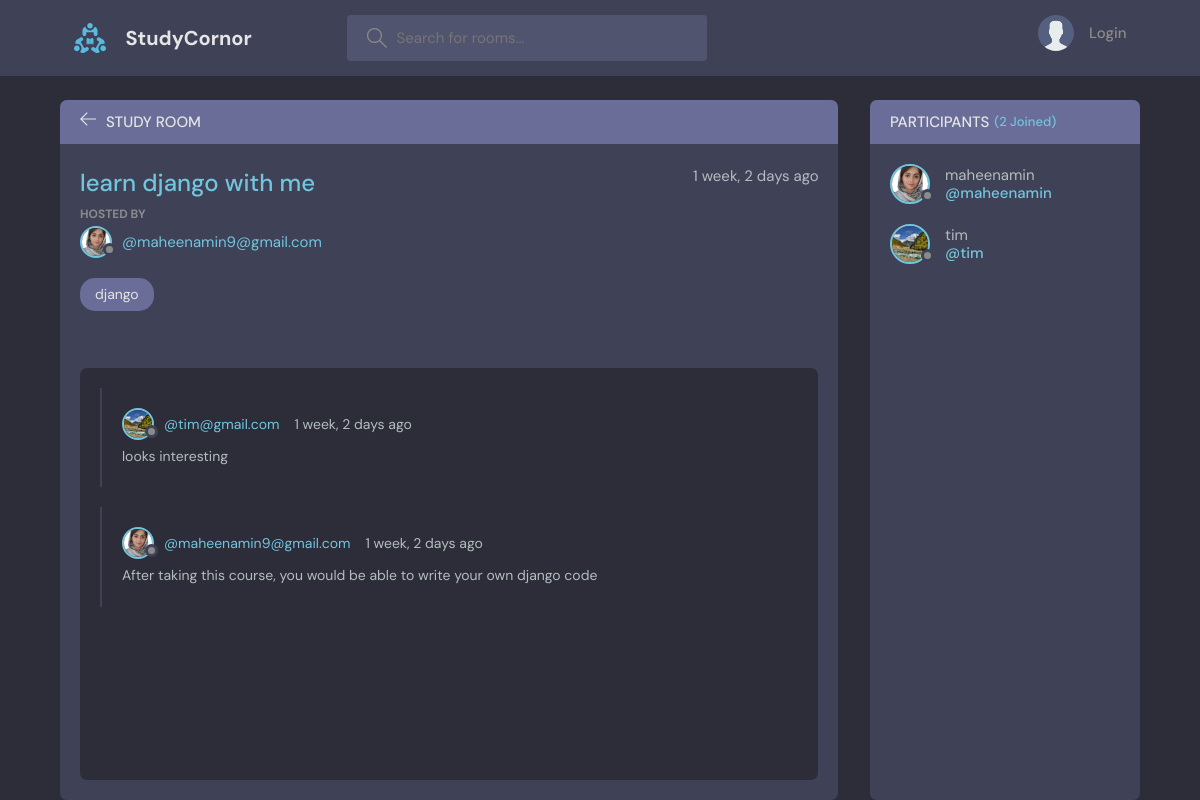
Page /room/3/ on the committed database.
### base/models.py (models this page shows, shortened)
class Room(models.Model):
    host = models.ForeignKey(User, on_delete=models.SET_NULL, null=True)
    topic = models.ForeignKey(Topic, on_delete=models.SET_NULL, null=True)
    name = models.CharField(max_length=200)
    description = models.TextField(null=True, blank=True)
    participants = models.ManyToManyField(User, related_name='participants', blank=True)
    updated  = models.DateTimeField(auto_now=True)
    created = models.DateTimeField(auto_now_add=True)
    class Meta:
        ordering = ["-updated", "-created"]

class User(AbstractUser):
    name = models.CharField(max_length=200, null=True)
    email = models.EmailField(unique=True)
    bio = models.TextField(null=True)
    avatar = models.ImageField(null=True, default='avatar.svg')
    USERNAME_FIELD = 'email'
    REQUIRED_FIELDS = []

class Topic(models.Model):
    name = models.CharField(max_length=200)
    def __str__(self):
        return self.name

class Message(models.Model):
    user = models.ForeignKey(User, on_delete=models.CASCADE)
    room = models.ForeignKey(Room, on_delete=models.CASCADE)
    body = models.TextField()
    updated = models.DateTimeField(auto_now=True)
    created = models.DateTimeField(auto_now_add=True)
    class Meta:
        ordering = ["-updated", "-created"]

### base/views.py (the view, shortened to what this page needs)
# urls.py: path('room/<int:pk>/', views.room, name="room"),
def room(request, pk):
    room = Room.objects.get(id=pk)
    roomMessages = room.message_set.all()
    participants = room.participants.all()
    context = {'room': room, 'roomMessages': roomMessages, 'participants': participants}
    return render(request, "base/room.html", context)

### base/templates/base/room.html (shortened to what this page needs)
{% extends 'base.html' %}
{% block content %}
<main class="profile-page layout layout--2">
  <div class="container">
    <div class="room">
      <div class="room__top">
        <div class="room__topLeft">
          <a href={% url 'home' %}>
            <svg version="1.1" xmlns="http://www.w3.org/2000/svg" width="32" height="32" viewBox="0 0 32 32">
              <title>arrow-left</title>
              <path
                d="M13.723 2.286l-13.723 13.714 13.719 13.714 1.616-1.611-10.96-10.96h27.625v-2.286h-27.625l10.965-10.965-1.616-1.607z"
              ></path>
            </svg>
          <h3>Study Room</h3>
        </div>
      </div>
      <div class="room__box scroll">
        <div class="room__header scroll">
          <div class="room__info">
            <h3>{{ room.name }}</h3>
            <span>{{ room.created|timesince }} ago</span>
          </div>
          <div class="room__hosted">
            <p>Hosted By</p>
            <a href={% url 'userProfile' room.host.id %} class="room__author">
              <div class="avatar avatar--small">
                <img src={{ room.host.avatar.url }} />
              </div>
              <span>@{{ room.host }}</span>
            </a>
          </div>
          <span class="room__topics">{{ room.topic }}</span>
        </div>
        <div class="room__conversation">
          <div class="threads scroll">
            {% for message in roomMessages %}
            <div class="thread">
              <div class="thread__top">
                <div class="thread__author">
                  <a href={% url 'userProfile' message.user.id %} class="thread__authorInfo">
                    <div class="avatar avatar--small">
                      <img src={{ message.user.avatar.url }} />
                    </div>
                    <span>@{{ message.user }}</span>
                  </a>
                  <span class="thread__date">{{ message.created|timesince }} ago</span>
                </div>
              </div>
              <div class="thread__details">{{ message.body }}</div>
            </div>
            {% endfor %}
          </div>
        </div>
      </div>
    </div>
    <div class="participants">
      <h3 class="participants__top">Participants <span>({{ participants.count }} Joined)</span></h3>
      <div class="participants__list scroll">
        {% for user in participants %}
        <a href={% url 'userProfile' user.id %} class="participant">
          <div class="avatar avatar--medium">
            <img src={{ user.avatar.url }} />
          </div>
          <p>
            {{ user.username }}
            <span>@{{ user.username }}</span>
          </p>
        </a>
        {% endfor %}
      </div>
    </div>
  </div>
</main>
{% endblock content %}

### rows in the picture
Room: name "learn django with me", created "1 week, 2 days", host.avatar (picture), host "maheenamin9@gmail.com", topic "django"
Message: user.avatar (picture), user "tim@gmail.com", created "1 week, 2 days", body "looks interesting"
Message: user.avatar (picture), user "maheenamin9@gmail.com", created "1 week, 2 days", body "After taking this course, you would be able to write your own django code"
User: avatar (picture), username "maheenamin"
User: avatar (picture), username "tim"

### other values in the picture
{{ participants.count }} "2"
